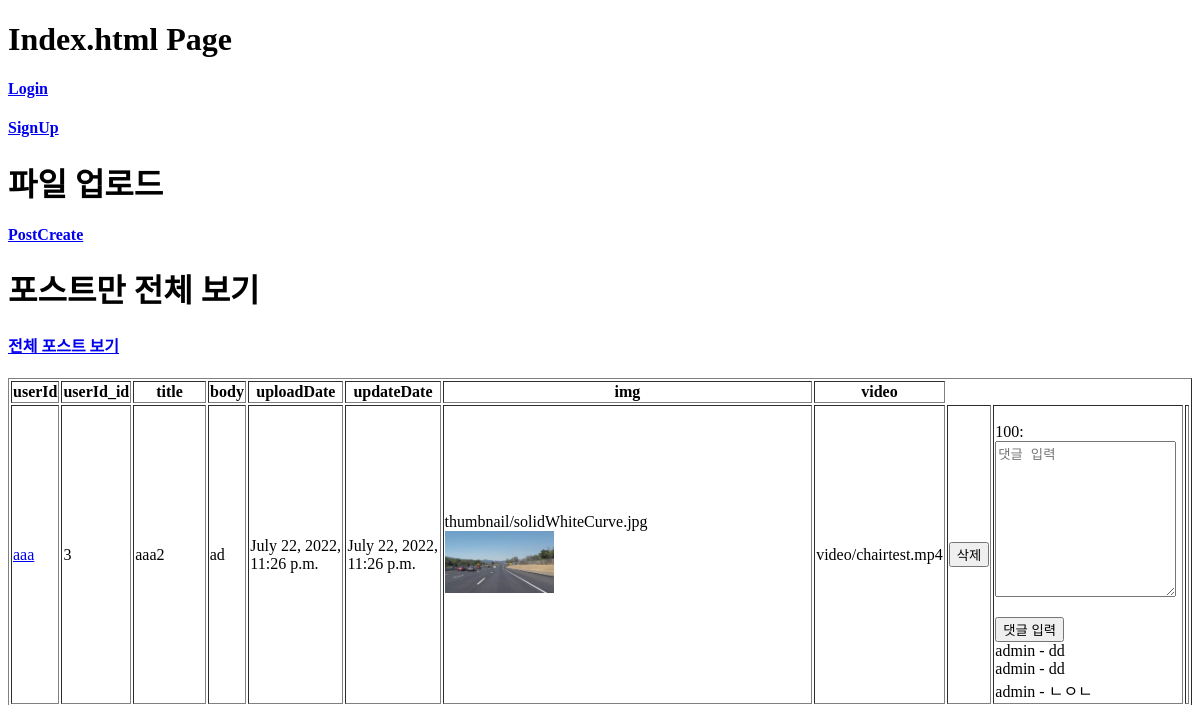
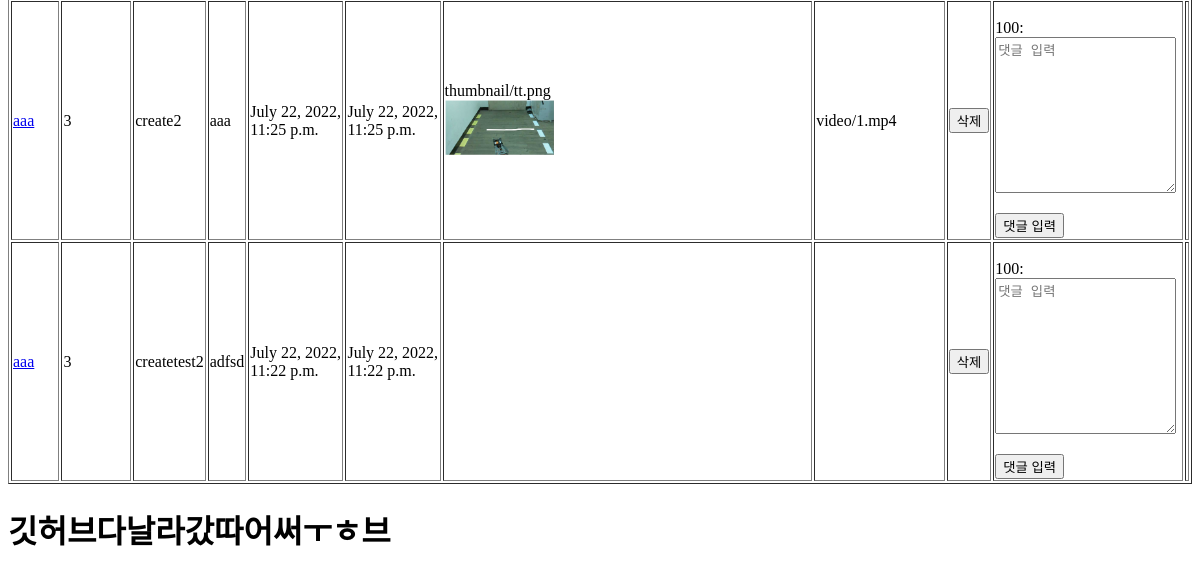
The app's page /, older data (2 pictures, top to bottom).
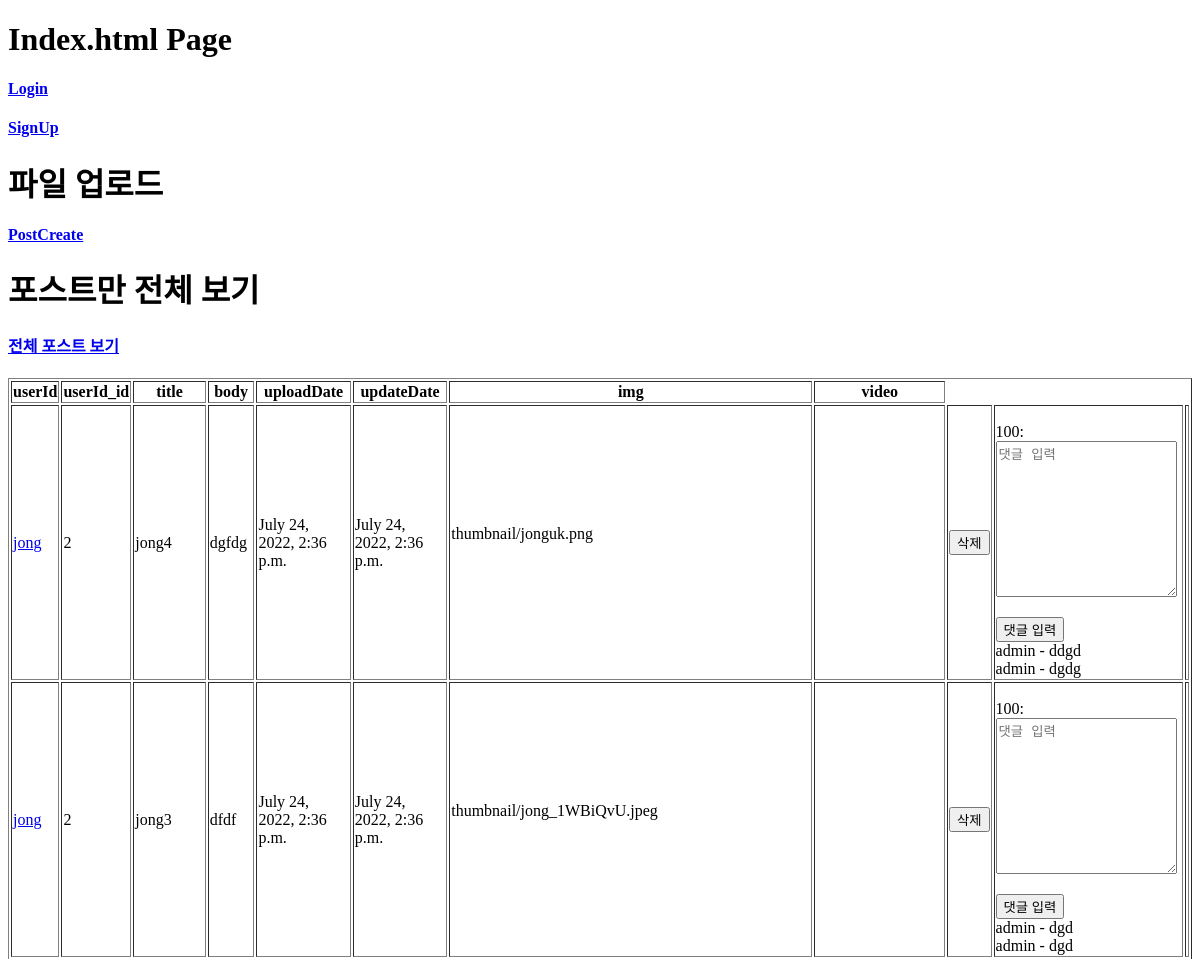
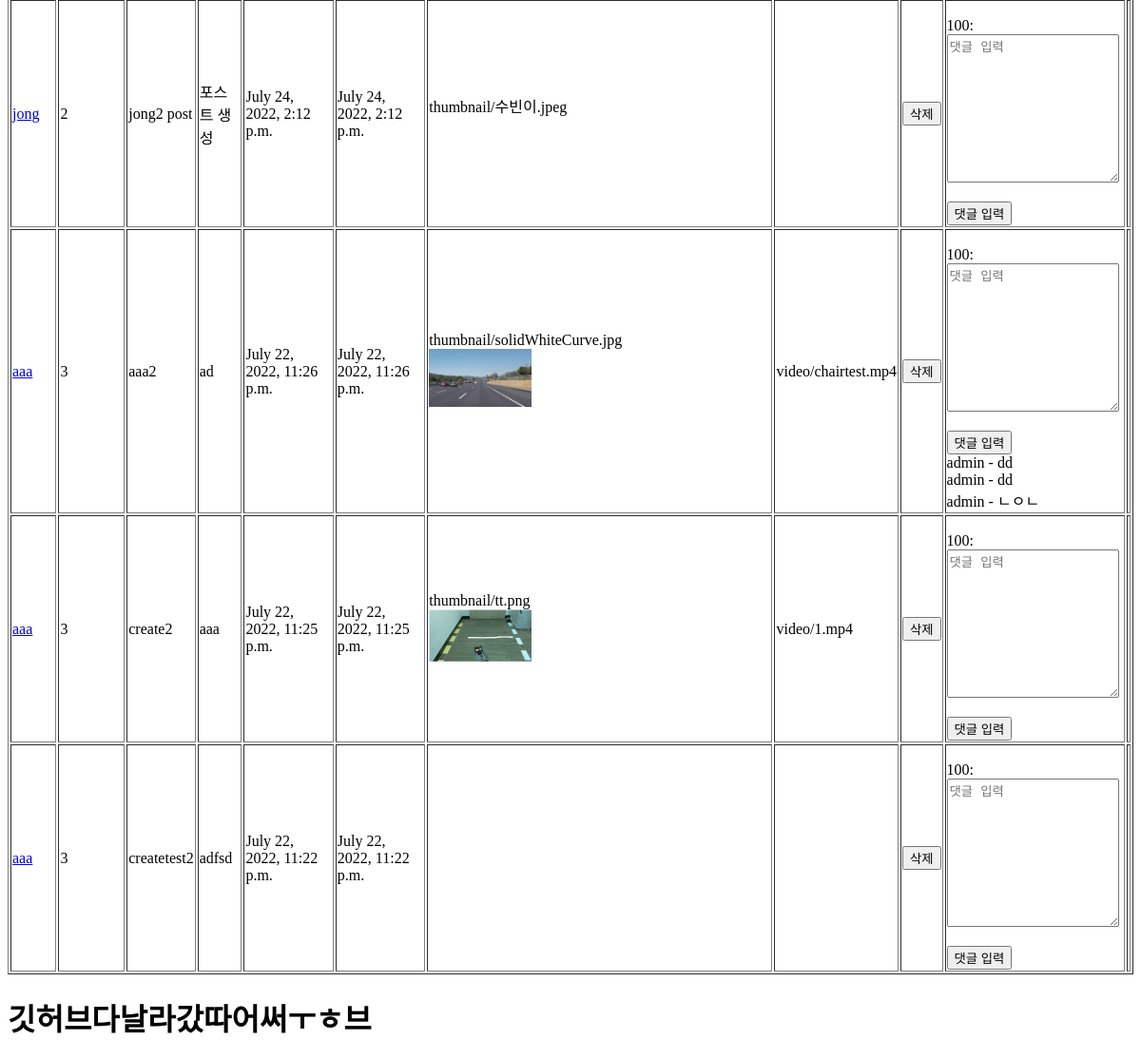
The same page, newer data (2 pictures, top to bottom).
### danceapp/models.py (models this page shows, shortened)
class Post(models.Model):
    userId = models.ForeignKey(User, on_delete=models.CASCADE) # 회원ID # User 모델의 pk를 가져옴
    title = models.CharField(max_length=200) # 제목
    body = models.TextField() # 게시물 설명
    uploadDate = models.DateTimeField(auto_now_add=True) # 업로드 시간
    updateDate = models.DateTimeField(auto_now=True) # 수정 시간
    photo = models.ImageField(blank=True, null=True, upload_to='thumbnail') # 썸네일 # upload_to : static/blog_photo 로 저장해줘
    video = models.FileField(blank=True, null=True, upload_to='video') # 배포시에는 models.FilePathField()사용
    genreName = models.ForeignKey(Genre, null=True, on_delete=models.CASCADE) # 장르

class Comment(models.Model):
    comment = models.TextField(100)
    date = models.DateTimeField(auto_now_add=True)
    post = models.ForeignKey(Post, null=True, blank=True, on_delete=models.CASCADE)
    userId = models.ForeignKey(User, on_delete=models.CASCADE)
    def __str__(self):
        return self.comment

### danceapp/views.py (the view)
# urls.py: path('', views.index, name='index'),
def index(request):
    posts = Post.objects.filter().order_by('-updateDate')
    comment_form = CommentForm()
    context = {
        'posts':posts,
        'comment_form':comment_form
    }
    return render(request, 'index.html', context)

### danceapp/forms.py
class CommentForm(forms.ModelForm):
    class Meta:
        model = Comment
        fields = ['comment']
    def __init__(self, *args, **kwargs):
        super(CommentForm, self).__init__(*args, **kwargs)
        self.fields['comment'].widget.attrs = {
            'class': 'form-control',
            'placeholder': "댓글 입력",
            'rows':10
        }

### danceapp/templates/index.html (shortened to what this page needs)
<!DOCTYPE html>
<html lang="en">
<head>
</head>
<body>
    <h1>Index.html Page</h1>
    {% if request.user.is_authenticated %}
    {{request.user}}
    <h4><a href="{% url 'logout' %}">Logout</a></h4>
    {% else %}
    <h4><a href="{% url 'login' %}">Login</a></h4>
    {% endif %}
    <h4><a href="{% url 'signup' %}">SignUp</a></h4>
    <h1>파일 업로드</h1>
    <h4><a href="{% url 'postcreate' %}">PostCreate</a></h4>
    <h1>포스트만 전체 보기</h1>
    <h4><a href="{% url 'showpostall' %}">전체 포스트 보기</a></h4>
    <div>
        <table border="1">
            <tr>
                <th>userId</th>
                <th>userId_id</th>
                <th>title</th>
                <th>body</th>
                <th>uploadDate</th>
                <th>updateDate</th>
                <th>img</th>
                <th>video</th>
            </tr>
            {% for post in posts %}
            <tr>
                <td><a href="{% url 'post_detail' post.userId_id %}">{{ post.userId }}</a></td>
                <td>{{ post.userId_id }}</td>
                <td>{{ post.title }}</td>
                <td>{{ post.body }}</td>
                <td>{{ post.uploadDate }}</td>
                <td>{{ post.updateDate }}</td>
                <td>
                    {% if post.photo %}
                    {{ post.photo }} <br>
                    <img style="width: 30%;" src="{{ post.photo.url }}" alt="">
                    {% endif %}
                </td>
                <td>
                    {% if post.video %}
                    {{ post.video }} <br>
                    {% endif %}
                </td>
                <td>
                    <form action="{% url 'delete_post' post.id %}" method="POST">
                        <input type="submit" name="delete_post" value="삭제">
                    </form>
                </td>
                <td>
                    <form method="POST" action="{% url 'new_comment' post.id %}">
                        {{ comment_form.as_p }}
                        <input type="submit" value="댓글 입력">
                    </form>
                    {% for comment in post.comment_set.all %}
                        {{ comment.userId }} - {{ comment }}
                        <br>
                    {% endfor %}
                </td>
                <td>
                </td>
            </tr>
            {% endfor %}
        </table>
    </div>
    <h1>깃허브다날라갔따어써ㅜㅎ브</h1>
</body>
</html>

Row changes from the older to the newer data that the page shows:
added Post: userId "jong", userId_id "2", title "jong4", body "dgfdg", uploadDate "July 24, 2022, 2:36 p.m.", updateDate "July 24, 2022, 2:36 p.m.", photo "thumbnail/jonguk.png"
added Comment: userId "admin", comment "ddgd", shown under "jong"
added Comment: userId "admin", comment "dgdg", shown under "jong"
added Post: userId "jong", userId_id "2", title "jong3", body "dfdf", uploadDate "July 24, 2022, 2:36 p.m.", updateDate "July 24, 2022, 2:36 p.m.", photo "thumbnail/jong_1WBiQvU.jpeg"
added Comment: userId "admin", comment "dgd", shown under "jong"
added Comment: userId "admin", comment "dgd", shown under "jong"
added Post: userId "jong", userId_id "2", title "jong2 post", body "포스트 생성", uploadDate "July 24, 2022, 2:12 p.m.", updateDate "July 24, 2022, 2:12 p.m.", photo "thumbnail/수빈이.jpeg"
